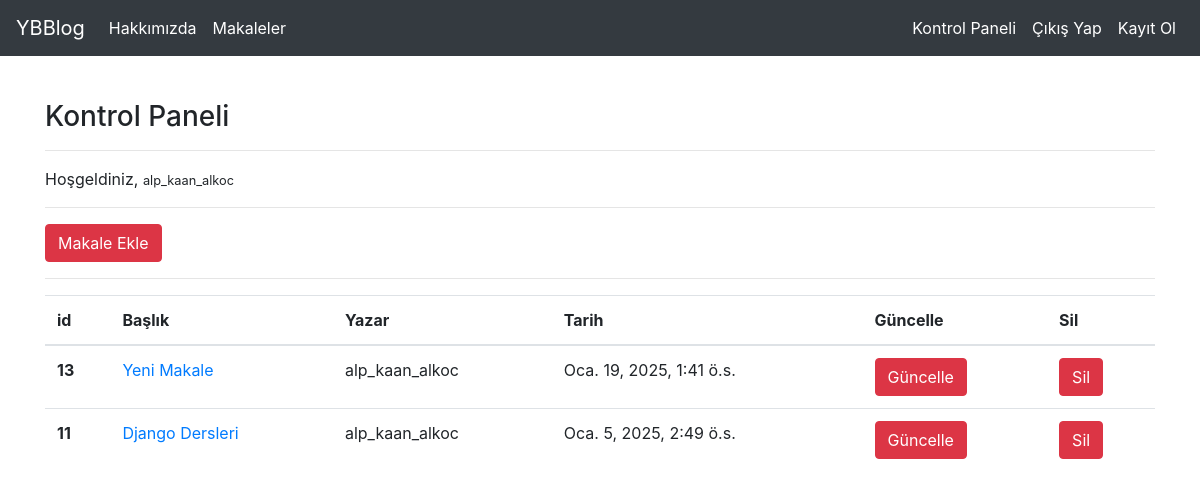
Screenshot of /articles/dashboard/ (signed in) with the database file from the repository.
### article/models.py (models this page shows, shortened)
class Article(models.Model):
    author = models.ForeignKey("auth.User",on_delete = models.CASCADE,verbose_name="Yazar")
    title = models.CharField(max_length = 50,verbose_name="Başlık")
    content = RichTextField()
    created_date = models.DateTimeField(auto_now_add=True,verbose_name="Oluşturulma Tarihi")
    article_image = models.FileField(blank = True,null = True,verbose_name="Makaleye Fotoğraf Ekleyin")
    class Meta:
        ordering = ['-created_date']

### article/views.py (the view)
# urls.py: path('dashboard/',views.dashboard,name="dashboard" ),
@login_required(login_url="user:login")
def dashboard (request):
    articles = Article.objects.filter(author = request.user)
    context = {"articles":articles}
    return render(request,"dashboard.html",context)

### templates/dashboard.html
{% extends "layout.html" %}
{% block body %}
<h3>Kontrol Paneli</h3>
<hr>
<p>
    Hoşgeldiniz, <small>{{request.user.username}}</small>
</p>
<hr>
<a class = "btn btn-danger" href = "/articles/addarticle">Makale Ekle</a>
<hr>
{% if articles %}
<table class="table">
  <thead>
    <tr>
      <th scope="col">id</th>
      <th scope="col">Başlık</th>
      <th scope="col">Yazar</th>
      <th scope="col">Tarih</th>
      <th scope="col">Güncelle</th>
      <th scope="col">Sil</th>
    </tr>
  </thead>
  <tbody>
    {% for article in articles %}
    <tr>
      <th scope="row"> {{article.id}}</th>
      <td><a href="/articles/article/{{article.id}}/">{{article.title}}</td>
      <td>{{article.author.username}}</td>
      <td>{{article.created_date}}</td>
      <td><a href = "/articles/update/{{article.id}}/" class = "btn btn-danger">Güncelle</a></td>
      <td><a href = "/articles/delete/{{article.id}}/" class = "btn btn-danger">Sil</a></td>
    </tr>
    {% endfor %}
  </tbody>
</table>
{% else %}
<div class = "alert alert-danger">Henüz bir makaleniz bulunmuyor</div>
{% endif %}
{% endblock body %}

### templates/layout.html (shortened to what this page needs)
<!DOCTYPE html>
{% load static %}
<html lang="en">
<head>
    <link rel="stylesheet" href ="{% static 'css/bootstrap.min.css'%}">
</head>
<body>
    {% include "includes/navbar.html" %}
    <div style = "margin-top : 100px; margin-bottom : 100px;" class = "container">
        {% block body %}
        {% endblock  %}
    </div>
</body>
</html>

### templates/includes/navbar.html (shortened to what this page needs)
<nav class="navbar navbar-expand-md navbar-dark fixed-top bg-dark">
      <a class="navbar-brand" href="{% url 'index' %}">YBBlog</a>
      <div class="collapse navbar-collapse" id="navbarCollapse">
        <ul class="navbar-nav mr-auto">
          <li class="nav-item active">
            <a class="nav-link" href="{% url 'about' %}">Hakkımızda</a>
          </li>
          <li class="nav-item active">
            <a class="nav-link" href="{% url 'article:articles' %}">Makaleler</a>
          </li>
        </ul>
        <ul class="navbar-nav ml-auto">
          {% if request.user.is_authenticated %}
            <li class="nav-item active">
              <a class="nav-link" href="{% url 'article:dashboard' %}">Kontrol Paneli</a>
            </li>
            <li class="nav-item active">
              <a class="nav-link" href="{% url 'user:logout' %}">Çıkış Yap</a>
            </li>
          {% else %}
            <li class="nav-item active">
              <a class="nav-link" href="{% url 'user:login' %}">Giriş Yap</a>
            </li>
          {% endif %}
            <li class="nav-item active">
              <a class="nav-link" href="{% url 'user:register' %}">Kayıt Ol</a>
            </li>
        </ul>
      </div>
    </nav>

### rows the page displays
Article: id "13", title "Yeni Makale", author.username "alp_kaan_alkoc", created_date "Oca. 19, 2025, 1:41 ö.s."
Article: id "11", title "Django Dersleri", author.username "alp_kaan_alkoc", created_date "Oca. 5, 2025, 2:49 ö.s."

### other values shown
{{ request.user.username }} "alp_kaan_alkoc"
